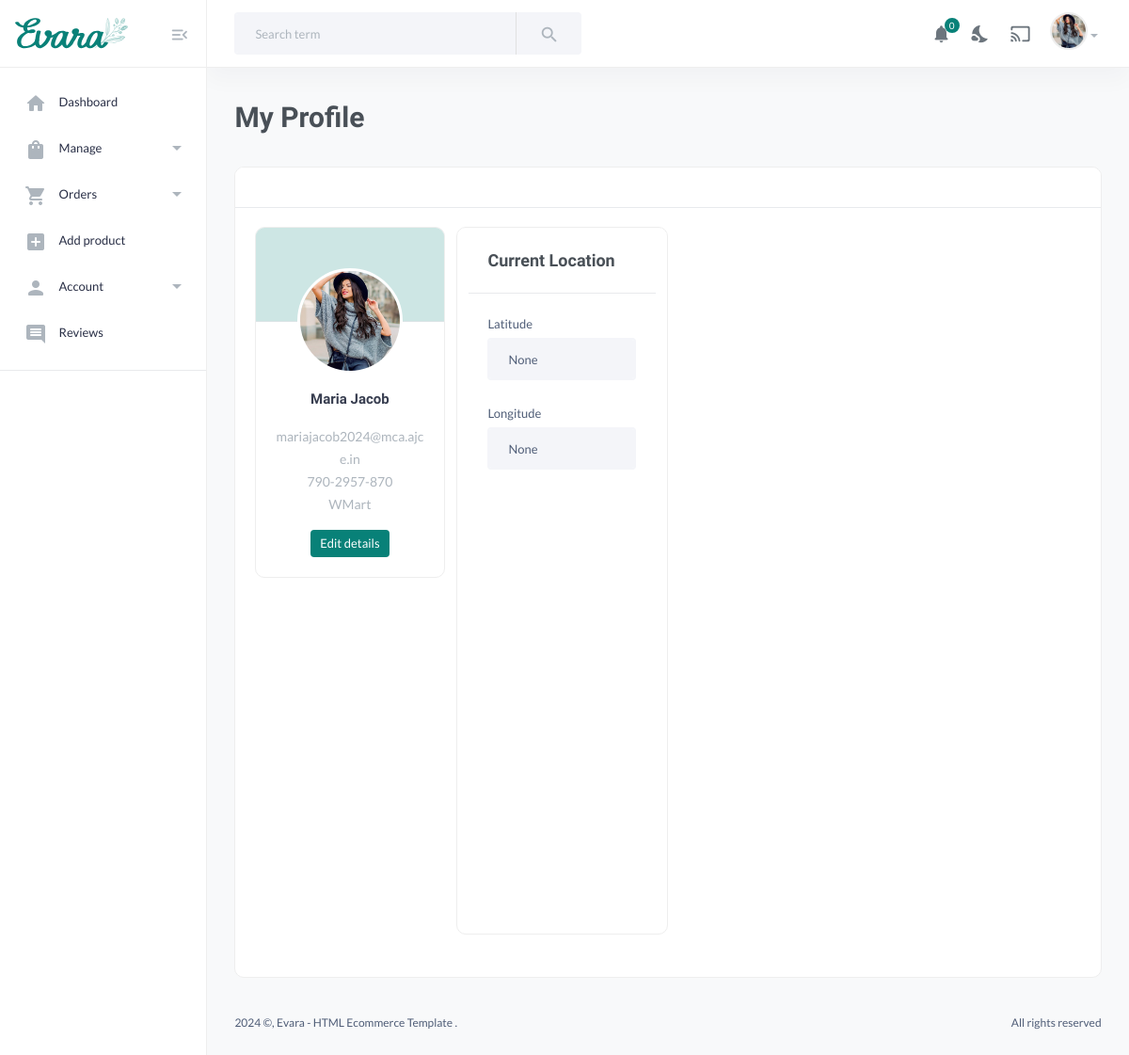
The page /sellerprofile (signed in) on the database as committed earlier.
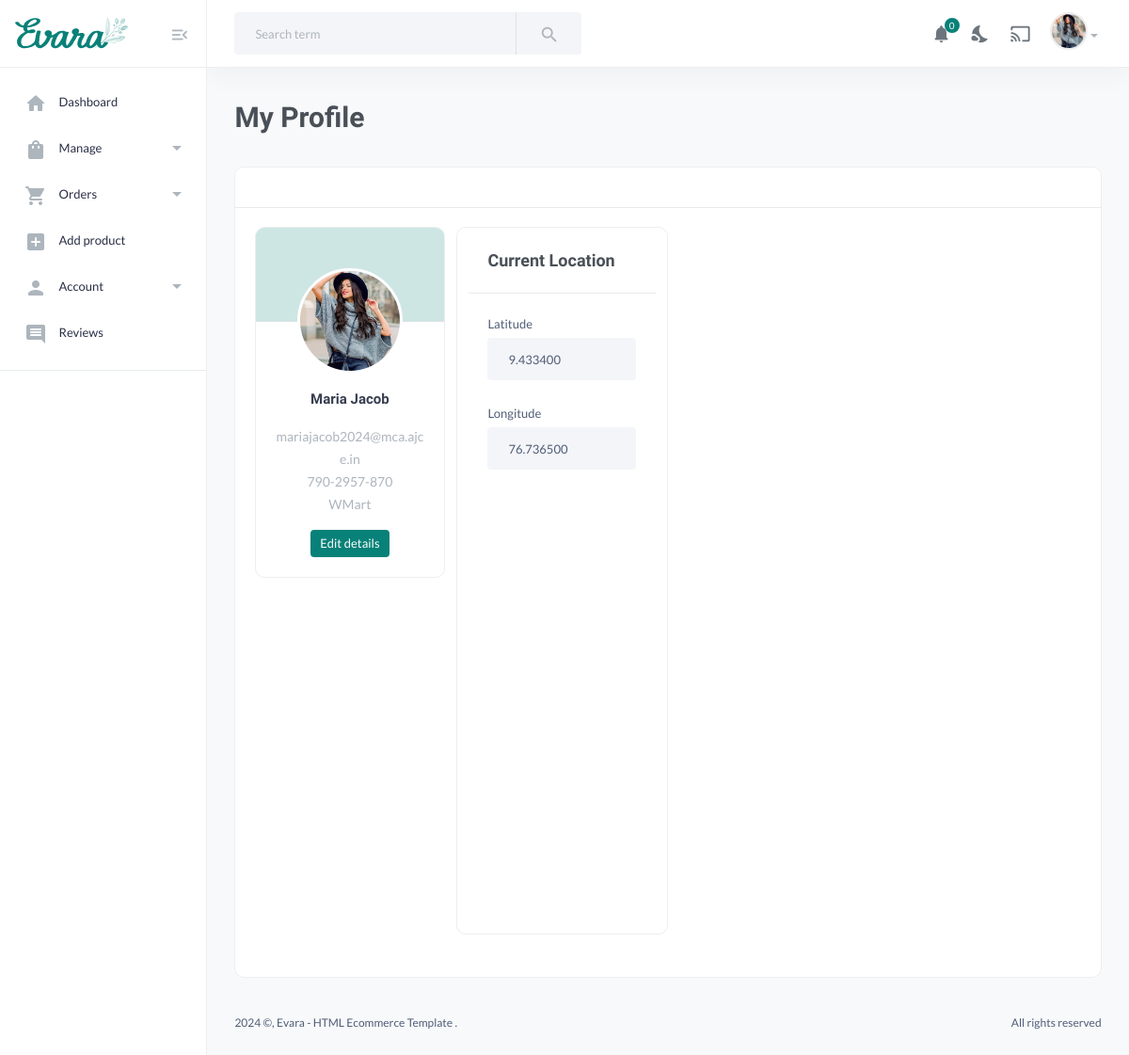
The same page on the database as committed later.
### dashboard/models.py (models this page shows, shortened)
class CustomUser(AbstractBaseUser, PermissionsMixin):
    USER_ROLES = (
        ('customer', 'Customer'),
        ('seller', 'Seller'),
        ('admin', 'Admin'),
        ('delivery_agent', 'Delivery Agent'),
    )
    email = models.EmailField(unique=True)
    name = models.CharField(max_length=100,null=True, blank=True)
    mobile = models.CharField(max_length=15, blank=True, null=True)
    profile_pic = models.ImageField(upload_to='profile_pics/', blank=True, null=True)
    address = models.TextField(blank=True, null=True)
    is_active = models.BooleanField(default=True)
    is_staff = models.BooleanField(default=False)
    date_joined = models.DateTimeField(default=timezone.now)
    role = models.CharField(max_length=15, choices=USER_ROLES, blank=True, null=True,default='customer')
    objects = CustomUserManager()
    USERNAME_FIELD = 'email'
    REQUIRED_FIELDS = ['name']

class Seller(models.Model):
    APPROVED = 'approved'
    DECLINED = 'declined'
    PENDING = 'pending'
    APPROVAL_CHOICES = [
        (APPROVED, 'Approved'),
        (DECLINED, 'declined'),
        (PENDING, 'Pending'),
    ]
    user = models.OneToOneField(CustomUser, on_delete=models.CASCADE)
    business_name = models.CharField(max_length=100)
    business_address = models.TextField()
    business_website = models.URLField(blank=True, null=True)
    seller_proof = models.FileField(upload_to='seller_proofs/')
    nearby_delivery_agents = models.ManyToManyField('DeliveryAgent', blank=True)
    latitude = models.DecimalField(max_digits=9, decimal_places=6, null=True, blank=True)
    longitude = models.DecimalField(max_digits=9, decimal_places=6, null=True, blank=True)
    is_approved = models.CharField(
        max_length=20,
        choices=APPROVAL_CHOICES,
        default=PENDING,  # Default to Pending
    )

### dashboard/views.py (the view)
# urls.py: path('sellerprofile', views.sellerprofile, name='sellerprofile'),
@login_required
def sellerprofile(request):
    return render(request, 'Seller/sellerprofile.html')

### templates/Seller/sellerprofile.html (shortened to what this page needs)
{% load static %}
<!DOCTYPE HTML>
<html lang="en">
<head>
    <link href="{% static 'assets/css/main.css' %}" rel="stylesheet" type="text/css" />
</head>
<body>
    <aside class="navbar-aside" id="offcanvas_aside">
        <div class="aside-top">
            <a href="{% url 'sellerindex' %}" class="brand-wrap">
                <img src="{% static 'assets/imgs/theme/logo.svg' %}" class="logo" alt="Evara Dashboard">
            </a>
            <div>
                <button class="btn btn-icon btn-aside-minimize"> <i class="text-muted material-icons md-menu_open"></i> </button>
            </div>
        </div>
        <nav>
            <ul class="menu-aside">
                <li class="menu-item ">
                    <a class="menu-link" href="{% url 'sellerindex' %}"> <i class="icon material-icons md-home"></i>
                        <span class="text">Dashboard</span>
                    </a>
                </li>
                <li class="menu-item has-submenu">
                    <a class="menu-link" href="{% url 'productlist' %}"> <i class="icon material-icons md-shopping_bag"></i>
                        <span class="text">Manage</span>
                    </a>
                </li>
                <li class="menu-item has-submenu">
                    <a class="menu-link" href="page-orders-1.html"> <i class="icon material-icons md-shopping_cart"></i>
                        <span class="text">Orders</span>
                    </a>
                </li>
                <li class="menu-item">
                    <a class="menu-link" href="{% url 'addproduct' %}"><i class="icon material-icons md-add_box"></i>
                        <span class="text">Add product</span>
                    </a>
                </li>
                <li class="menu-item has-submenu">
                    <a class="menu-link" href="page-sellers-cards.html#"> <i class="icon material-icons md-person"></i>
                        <span class="text">Account</span>
                    </a>
                </li>
                <li class="menu-item">
                    <a class="menu-link" href="{% url 'sellerreviews' %}"> <i class="icon material-icons md-comment"></i>
                        <span class="text">Reviews</span>
                    </a>
                </li>
            </ul>
            <hr>
            <br>
            <br>
        </nav>
    </aside>
    <main class="main-wrap">
        <header class="main-header navbar">
            <div class="col-search">
                <form class="searchform">
                    <div class="input-group">
                        <input list="search_terms" type="text" class="form-control" placeholder="Search term">
                        <button class="btn btn-light bg" type="button"> <i class="material-icons md-search"></i></button>
                    </div>
                </form>
            </div>
            <div class="col-nav">
                <ul class="nav">
                    <li class="nav-item">
                        <a class="nav-link btn-icon" href="page-sellers-cards.html#">
                            <i class="material-icons md-notifications animation-shake"></i>
                            <span class="badge rounded-pill">0</span>
                        </a>
                    </li>
                    <li class="nav-item">
                        <a class="nav-link btn-icon darkmode" href="#"> <i class="material-icons md-nights_stay"></i> </a>
                    </li>
                    <li class="nav-item">
                        <a href="#" class="requestfullscreen nav-link btn-icon"><i class="material-icons md-cast"></i></a>
                    </li>
                    <li class="dropdown nav-item">
                        <a class="dropdown-toggle" data-bs-toggle="dropdown" href="#" id="dropdownAccount" aria-expanded="false">
                            {% if request.user.profile_pic %}
                            <img src="{{ request.user.profile_pic.url }}" alt="profile pic" class="img-xs rounded-circle" />
                {% else %}
                            <img src="{% static 'images/propic.jpg' %}" alt="Seller" class="img-xs rounded-circle" />
                {% endif %}
                    </li>
                </ul>
            </div>
        </header>
        <section class="content-main">
            <div class="content-header">
                <h2 class="content-title">My Profile</h2>
            </div>
            <div class="card mb-4">
                <header class="card-header">
                </header>
                <div class="card-body">
                    <div class="row row-cols-1 row-cols-sm-2 row-cols-lg-3 row-cols-xl-4">
                        <div class="col">
                            <div class="card card-user">
                                <div class="card-header">
                                    {% if request.user.profile_pic %}
                                        <img src="{{ request.user.profile_pic.url }}" alt="profile pic" class="img-md img-avatar" />
                                   {% else %}
                                        <img src="{% static 'images/propic.jpg' %}" alt="default profile pic" class="img-md img-avatar" />
                                {% endif %}
                                </div>
                                <div class="card-body">
                                    <h5 class="card-title mt-50">{{ request.user.name }}</h5>
                                    <div class="card-text text-muted">
                                        <p class="m-0">{{ request.user.email }}</p>
                                        <p class="m-0">{{ request.user.mobile }}</p>
                                        <p class="m-0">{{ request.user.seller.business_name }}</p>
                                        <a href="{% url 'editseller' %}" class="btn btn-sm btn-brand rounded font-sm mt-15">Edit details</a>
                                    </div>
                                </div>
                            </div>
                        </div>
                        <div class="card mb-4">
                            <div class="card-header">
                                <h4>Current Location</h4>
                            </div>
                            <div class="card-body">
                                <div class="row gx-2">
                                    <div class="mb-4">
                                        <label for="product_name" class="form-label">Latitude</label>
                                        <input type="text" name="latitude" value="{{ user.seller.latitude }}" class="form-control">
                                    </div>
                                    <div class="mb-4">
                                        <label for="product_name" class="form-label">Longitude</label>
                                        <input type="text" name="longitude" value="{{ user.seller.longitude }}" class="form-control">
                                    </div>
                                    <div class="mb-4" id="myMap" style="width: 600px; height: 400px;"></div>
                                </div>
                            </div>
                        </div>
                </div>
            </div>
        </section>
        <footer class="main-footer font-xs">
            <div class="row pb-30 pt-15">
                <div class="col-sm-6">
                     ©, Evara - HTML Ecommerce Template .
                </div>
                <div class="col-sm-6">
                    <div class="text-sm-end">
                        All rights reserved
                    </div>
                </div>
            </div>
        </footer>
    </main>
</body>
</html>

Rows that differ between the two databases and show on the page:
changed CustomUser "Maria Jacob": latitude "None" → "9.433400"; longitude "None" → "76.736500"
